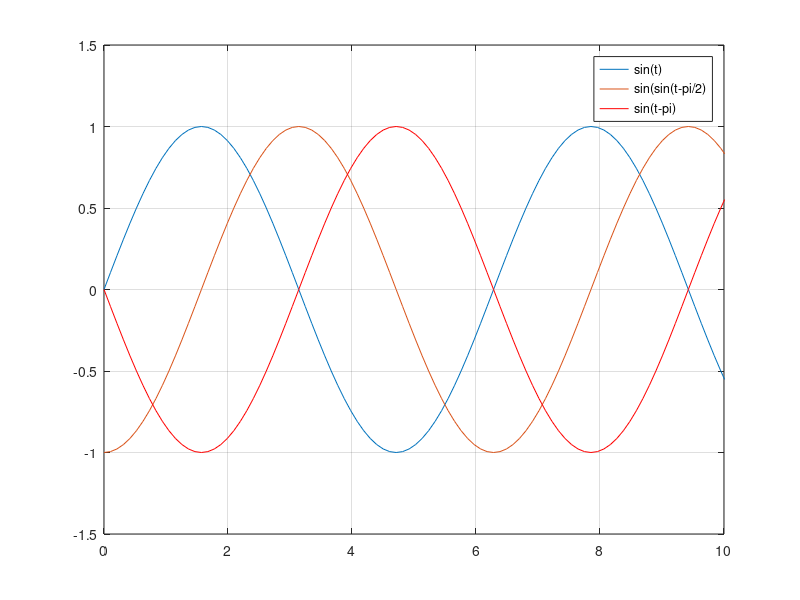

MATLAB code to generate this figure:

% t 
t = 0 : pi/30 : 4*pi;

plot(t,sin(t),t ,sin(t-pi/2),t,sin(t-pi),'r');
xlim([0 10]);
ylim([-1.5 1.5]);

% 표 각주
legend('sin(t)','sin(sin(t-pi/2)','sin(t-pi)')

% grid 그려준다.
grid on